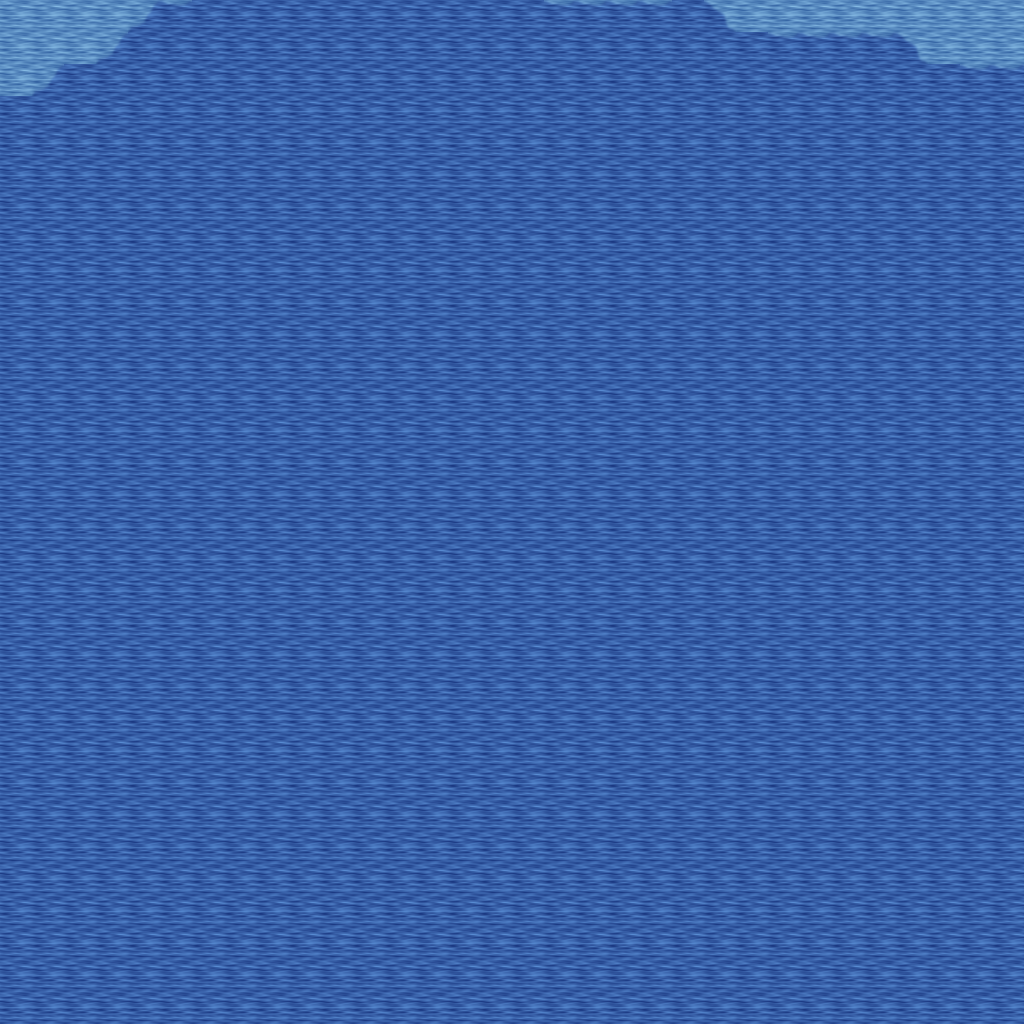

The image is a tile-based game level rendered from a .tmx file. Its description and source (layers, tilesets, objects; grid data summarised) follow:
An orthogonal 32x32 tile map with 32x32 px tiles, 5 tile layers (Ground, Objects, Objects2, Above, ...), 1 hidden layer not drawn, 13 tilesets.

<map version="1.10" tiledversion="1.11.0" orientation="orthogonal" renderorder="right-down" width="32" height="32" tilewidth="32" tileheight="32" infinite="0" nextlayerid="11" nextobjectid="1">
 <tileset firstgid="1" name="ground_ground" tilewidth="32" tileheight="32" tilecount="33" columns="3">
  <image source="../drawable/ground_ground.png" width="96" height="352" />
 </tileset>
 <tileset firstgid="34" name="ground_water_pool" tilewidth="32" tileheight="32" tilecount="72" columns="3">
  <image source="../drawable/ground_water_pool.png" width="96" height="768" />
 </tileset>
 <tileset firstgid="106" name="plant_tree_tree_darkgreen" tilewidth="32" tileheight="32" tilecount="88" columns="8">
  <image source="../drawable/plant_tree_tree_darkgreen.png" width="256" height="352" />
 </tileset>
 <tileset firstgid="194" name="ground_grass_edges" tilewidth="32" tileheight="32" tilecount="36" columns="12">
  <image source="../drawable/ground_grass_edges.png" width="384" height="96" />
 </tileset>
 <tileset firstgid="230" name="ground_grass_corners" tilewidth="32" tileheight="32" tilecount="24" columns="6">
  <image source="../drawable/ground_grass_corners.png" width="192" height="128" />
 </tileset>
 <tileset firstgid="254" name="plant_flower_daisy_white" tilewidth="32" tileheight="32" tilecount="8" columns="2">
  <image source="../drawable/plant_flower_daisy_white.png" width="64" height="128" />
 </tileset>
 <tileset firstgid="262" name="plant_grasses" tilewidth="32" tileheight="32" tilecount="6" columns="3">
  <image source="../drawable/plant_grasses.png" width="96" height="64" />
 </tileset>
 <tileset firstgid="268" name="ground_pothole" tilewidth="32" tileheight="32" tilecount="4" columns="4">
  <image source="../drawable/ground_pothole.png" width="128" height="32" />
 </tileset>
 <tileset firstgid="272" name="logic_item_resources" tilewidth="32" tileheight="32" tilecount="6" columns="6">
  <image source="../drawable/logic_item_resources.png" width="192" height="32" />
 </tileset>
 <tileset firstgid="278" name="logic_creature_elf" tilewidth="32" tileheight="32" tilecount="16" columns="8">
  <image source="../drawable/logic_creature_elf.png" width="256" height="64" />
 </tileset>
 <tileset firstgid="294" name="logic_item_mushroom" tilewidth="32" tileheight="32" tilecount="6" columns="6">
  <image source="../drawable/logic_item_mushroom.png" width="192" height="32" />
 </tileset>
 <tileset firstgid="300" name="logic_portal" tilewidth="32" tileheight="32" tilecount="24" columns="8">
  <image source="../drawable/logic_portal.png" width="256" height="96" />
 </tileset>
 <tileset firstgid="324" name="logic_collision" tilewidth="32" tileheight="32" tilecount="1" columns="1">
  <image source="../drawable/logic_collision.png" width="32" height="32" />
 </tileset>
 <layer id="1" name="Ground" width="32" height="32">
  <data>[1024 cells, 1024 non-empty, 5 distinct tile ids]</data>
 </layer>
 <layer id="2" name="Objects" width="32" height="32">
  <data>[1024 cells, 0 non-empty, 0 distinct tile ids]</data>
 </layer>
 <layer id="3" name="Objects2" width="32" height="32">
  <data>[1024 cells, 0 non-empty, 0 distinct tile ids]</data>
 </layer>
 <layer id="4" name="Above" width="32" height="32">
  <data>[1024 cells, 0 non-empty, 0 distinct tile ids]</data>
 </layer>
 <layer id="5" name="Above2" width="32" height="32">
  <data>[1024 cells, 0 non-empty, 0 distinct tile ids]</data>
 </layer>
 <layer id="6" name="Walkable" width="32" height="32" visible="0">
  <data>[1024 cells, 1004 non-empty, 1 distinct tile ids]</data>
 </layer>
 <objectgroup id="7" name="Mapevents" />
 <objectgroup id="8" name="Spawn" />
 <objectgroup id="9" name="Keys" />
 <objectgroup id="10" name="Replace" />
</map>
